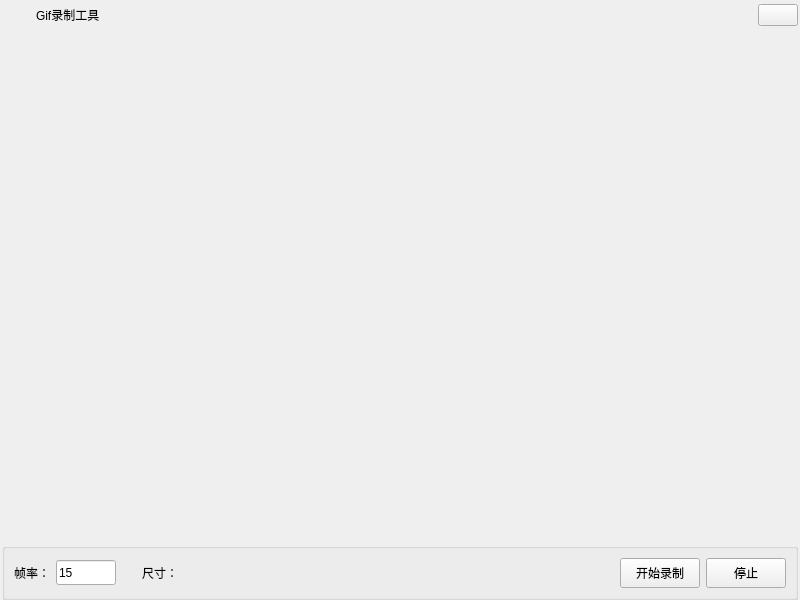
<?xml version="1.0" encoding="UTF-8"?>
<ui version="4.0">
 <class>MainWindow</class>
 <widget class="QMainWindow" name="MainWindow">
  <property name="geometry">
   <rect>
    <x>0</x>
    <y>0</y>
    <width>800</width>
    <height>600</height>
   </rect>
  </property>
  <property name="windowTitle">
   <string>MainWindow</string>
  </property>
  <widget class="QWidget" name="centralwidget">
   <layout class="QVBoxLayout" name="verticalLayout">
    <property name="spacing">
     <number>0</number>
    </property>
    <property name="leftMargin">
     <number>2</number>
    </property>
    <property name="topMargin">
     <number>0</number>
    </property>
    <property name="rightMargin">
     <number>2</number>
    </property>
    <property name="bottomMargin">
     <number>0</number>
    </property>
    <item>
     <widget class="QWidget" name="widgetTop" native="true">
      <property name="minimumSize">
       <size>
        <width>0</width>
        <height>30</height>
       </size>
      </property>
      <property name="maximumSize">
       <size>
        <width>16777215</width>
        <height>30</height>
       </size>
      </property>
      <layout class="QHBoxLayout" name="horizontalLayout_2" stretch="0,0,1,0">
       <property name="spacing">
        <number>10</number>
       </property>
       <property name="leftMargin">
        <number>0</number>
       </property>
       <property name="topMargin">
        <number>0</number>
       </property>
       <property name="rightMargin">
        <number>0</number>
       </property>
       <property name="bottomMargin">
        <number>0</number>
       </property>
       <item>
        <widget class="QLabel" name="label_4">
         <property name="minimumSize">
          <size>
           <width>24</width>
           <height>24</height>
          </size>
         </property>
         <property name="text">
          <string/>
         </property>
         <property name="pixmap">
          <pixmap resource="images.qrc">:/images/app.png</pixmap>
         </property>
        </widget>
       </item>
       <item>
        <widget class="QLabel" name="labelWinTitle">
         <property name="text">
          <string>Gif录制工具</string>
         </property>
        </widget>
       </item>
       <item>
        <widget class="QLabel" name="labelStatus">
         <property name="text">
          <string/>
         </property>
        </widget>
       </item>
       <item>
        <widget class="QPushButton" name="btnClose">
         <property name="text">
          <string/>
         </property>
         <property name="icon">
          <iconset resource="images.qrc">
           <normaloff>:/images/close.png</normaloff>:/images/close.png</iconset>
         </property>
        </widget>
       </item>
      </layout>
     </widget>
    </item>
    <item>
     <spacer name="midSpacer">
      <property name="orientation">
       <enum>Qt::Vertical</enum>
      </property>
      <property name="sizeHint" stdset="0">
       <size>
        <width>558</width>
        <height>515</height>
       </size>
      </property>
     </spacer>
    </item>
    <item>
     <widget class="QGroupBox" name="groupBox_2">
      <property name="minimumSize">
       <size>
        <width>0</width>
        <height>0</height>
       </size>
      </property>
      <property name="maximumSize">
       <size>
        <width>16777215</width>
        <height>16777215</height>
       </size>
      </property>
      <property name="title">
       <string/>
      </property>
      <layout class="QVBoxLayout" name="verticalLayout_2">
       <item>
        <layout class="QHBoxLayout" name="horizontalLayout">
         <item>
          <widget class="QLabel" name="label">
           <property name="text">
            <string>帧率：</string>
           </property>
          </widget>
         </item>
         <item>
          <widget class="QLineEdit" name="lineEditFps">
           <property name="sizePolicy">
            <sizepolicy hsizetype="Expanding" vsizetype="Fixed">
             <horstretch>0</horstretch>
             <verstretch>0</verstretch>
            </sizepolicy>
           </property>
           <property name="minimumSize">
            <size>
             <width>60</width>
             <height>25</height>
            </size>
           </property>
           <property name="maximumSize">
            <size>
             <width>60</width>
             <height>16777215</height>
            </size>
           </property>
           <property name="text">
            <string>15</string>
           </property>
          </widget>
         </item>
         <item>
          <spacer name="horizontalSpacer_2">
           <property name="orientation">
            <enum>Qt::Horizontal</enum>
           </property>
           <property name="sizeType">
            <enum>QSizePolicy::Fixed</enum>
           </property>
           <property name="sizeHint" stdset="0">
            <size>
             <width>20</width>
             <height>20</height>
            </size>
           </property>
          </spacer>
         </item>
         <item>
          <widget class="QLabel" name="labelSize">
           <property name="text">
            <string>尺寸：</string>
           </property>
          </widget>
         </item>
         <item>
          <spacer name="horizontalSpacer">
           <property name="orientation">
            <enum>Qt::Horizontal</enum>
           </property>
           <property name="sizeHint" stdset="0">
            <size>
             <width>87</width>
             <height>20</height>
            </size>
           </property>
          </spacer>
         </item>
         <item>
          <widget class="QPushButton" name="btnRecord">
           <property name="minimumSize">
            <size>
             <width>0</width>
             <height>30</height>
            </size>
           </property>
           <property name="maximumSize">
            <size>
             <width>16777215</width>
             <height>30</height>
            </size>
           </property>
           <property name="text">
            <string>开始录制</string>
           </property>
          </widget>
         </item>
         <item>
          <widget class="QPushButton" name="btnStop">
           <property name="minimumSize">
            <size>
             <width>0</width>
             <height>30</height>
            </size>
           </property>
           <property name="maximumSize">
            <size>
             <width>16777215</width>
             <height>30</height>
            </size>
           </property>
           <property name="text">
            <string>停止</string>
           </property>
          </widget>
         </item>
        </layout>
       </item>
      </layout>
     </widget>
    </item>
   </layout>
  </widget>
 </widget>
 <resources>
  <include location="images.qrc"/>
 </resources>
 <connections/>
</ui>
